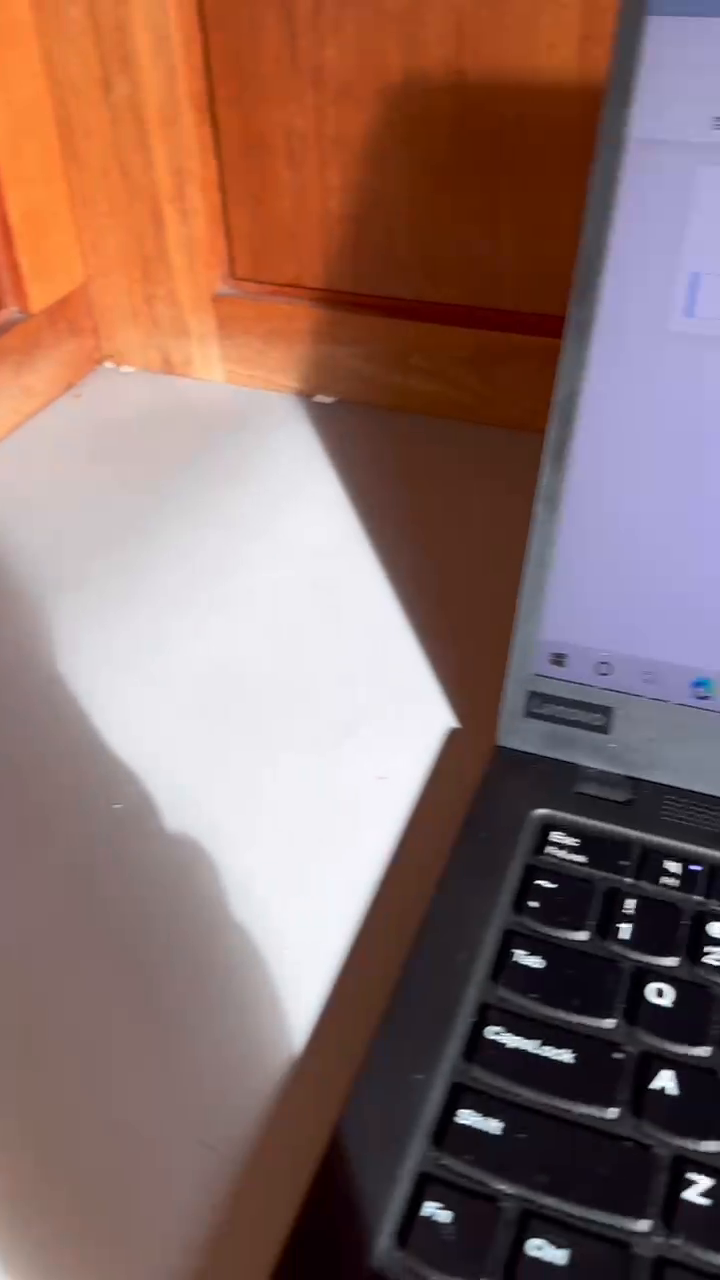
#> input picture frame 9 of test.mp4, 720 x 1280 px, given in place of the camera
$ python localize.py   (older library calls are emulated)
#> lines starting #> are read from the running program, lines starting #| are printed output that depends on the picture; after the words box and inside, x2 and y2 are one past the last pixel; in counts of white or black regions, pixels touching at a corner belong together
#> further down, frame is the input picture: shape (1280, 720, 3); mean B, G, R 104, 109.8, 139.7
import cv2
import argparse

def get_bounding_box(img, threshold=30):
    '''
    get_bounding_box:
		Given the image captured from the camera, return the wide bounding boxes for the three level landmarks.
    Input:
        img         np.ndarray          Image captured from the camera
    Outputs:
        bbox        ((x1, y1),(x2, y2)) Coordinates of the upper-left and lower-right corners of the bounding boxes
        center      (xc, yc) Center of the bounding box
    '''
#> called with threshold = 30
    img_gray = cv2.cvtColor(img, cv2.COLOR_BGR2GRAY)
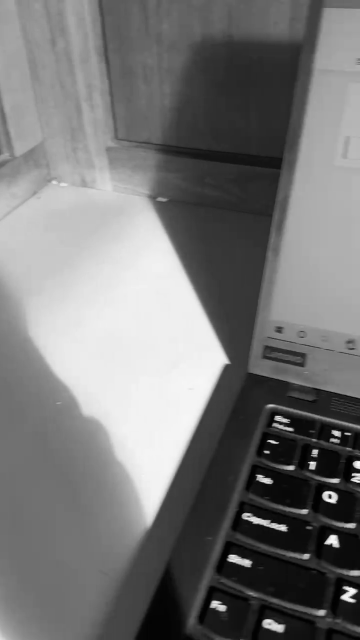
#> img_gray: shape (1280, 720) (shown at 1/2 size); min 0, max 255, mean 118.1
    img_width = img_gray.shape[1]
    cv2.normalize(img_gray, img_gray, 0, 50, cv2.NORM_MINMAX, cv2.CV_8U)
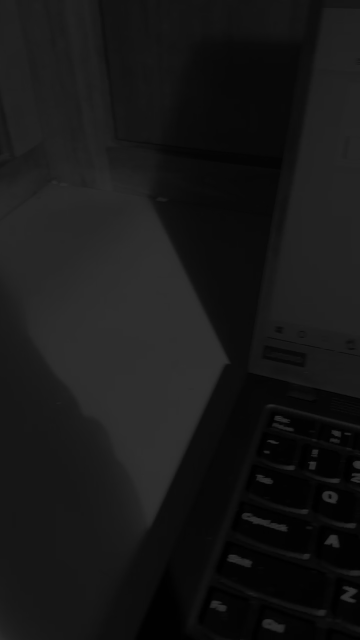
#> img_gray: shape (1280, 720) (shown at 1/2 size); min 0, max 50, mean 23.2
    img_gray = cv2.threshold(img_gray, threshold, 255, cv2.THRESH_BINARY)[1]
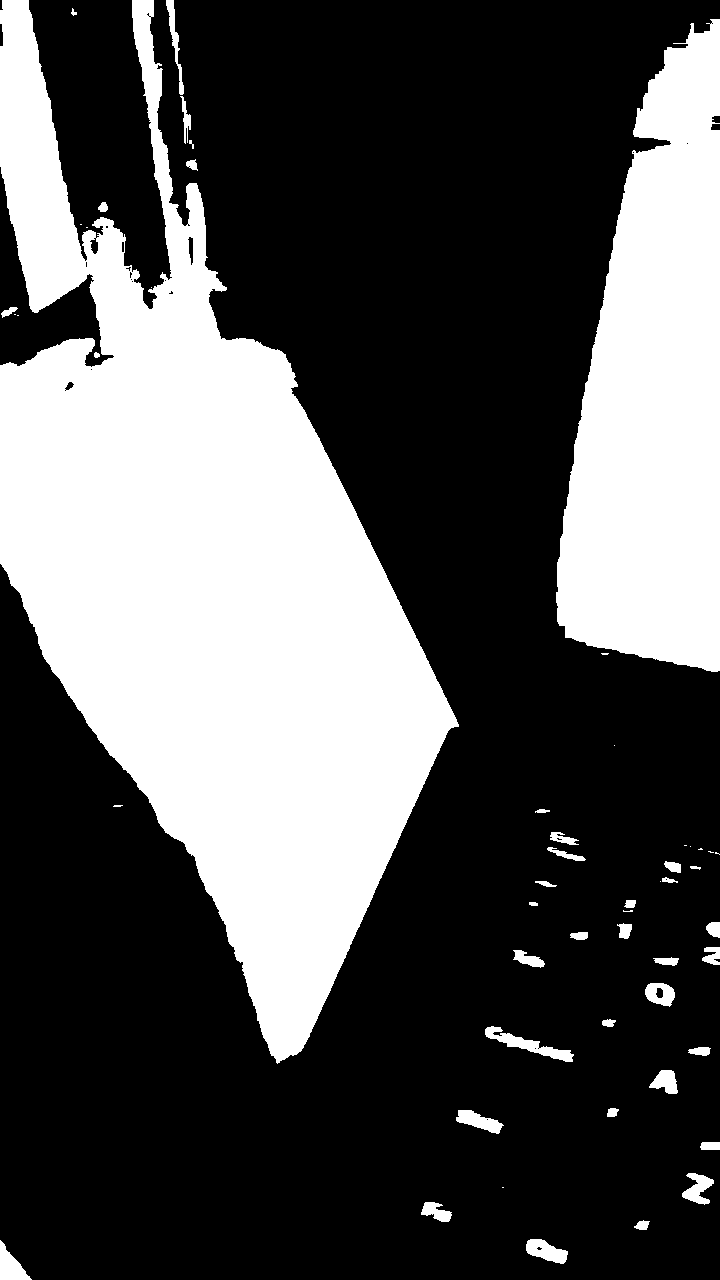
#> img_gray: shape (1280, 720); 33.2% white; 54 white regions (16 under 20 px)
    contours, _ = cv2.findContours(img_gray, cv2.RETR_EXTERNAL, cv2.CHAIN_APPROX_SIMPLE)
#> contours = 54 contours, 20 with area under 20; largest, box (x1, y1, x2, y2) and area: (0, 0, 459, 1064) 221306, (556, 19, 720, 672) 74428, (485, 1026, 574, 1062) 812, (526, 1239, 568, 1264) 594, (0, 1240, 32, 1280) 592
    # Return all wide bounding boxes
    bbox, center = [], []
    if len(contours) > 0:
        boxes = [cv2.boundingRect(c) for c in contours]
#> boxes = 54 items, first 6: (0, 1240, 32, 40), (526, 1239, 42, 25), (634, 1220, 16, 10), (421, 1202, 31, 20), (502, 1187, 2, 1), (682, 1173, 32, 32)
        for box in boxes:
            x, y, w, h = box
            if w > 0.5 * img_width:
                bbox.append(((int(x), int(y)), (int(x+w), int(y+h))))
                center.append((int(x+w/2), int(y+h/2)))
#> this loop made 54 passes
#> after the loop, bbox = [((0, 0), (459, 1064))]; center = [(229, 532)]
    return bbox, center


# [22 lines left out: function localize, not called in this run]

# Test code for finding suitable threshold
if __name__ == '__main__':
    parser = argparse.ArgumentParser(formatter_class=argparse.ArgumentDefaultsHelpFormatter)
    parser.add_argument('--grey-thresh', help='Threshold for gray scale to do the landmark-based(LB)-localization', required=False, type=int, default=30)
    parser.add_argument('--level', type=int, help="number of levels of your fridge", required=False, default=3)
    args = parser.parse_args()
    vid_capture = cv2.VideoCapture(0)
    y_coord = [0 for _ in range(args.level)]
    y_count = [0 for _ in range(args.level)]
    while(vid_capture.isOpened()):
        ret, frame = vid_capture.read()
        if frame is None:
            break
        bbox, center = get_bounding_box(frame, threshold=args.grey_thresh)
#> bbox = [((0, 0), (459, 1064))]; center = [(229, 532)]
        y_center = [center[i][1] for i in range(len(center))]
#> y_center = [532]
        y_center.sort()
        for i in range(len(y_center)):
            y_coord[i] += y_center[i]
            y_count[i] += 1
#> this loop made 1 pass
#> after the loop, y_coord = [532, 0, 0]; y_count = [1, 0, 0]
        for box in bbox:
            frame = cv2.rectangle(frame, box[0], box[1], (0, 0, 255), 5)
#> this loop made 1 pass
#> pass 1, `frame = cv2.rectangle(frame, box[0], box[1], (0, 0, 255), 5)`:
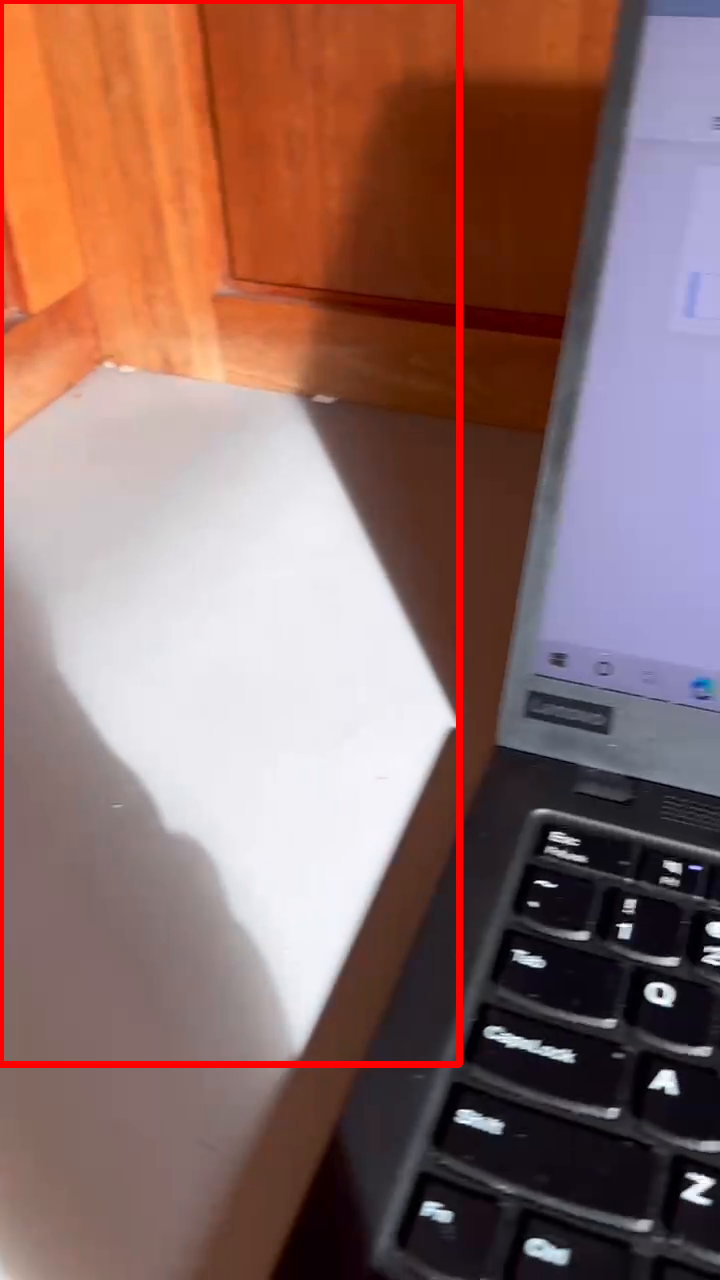
#> frame: shape (1280, 720, 3); 1.81% of pixels changed, all inside (x1, y1, x2, y2) = (0, 0, 463, 1068)
        cv2.imshow('frame', frame)
        if cv2.waitKey(1) & 0xFF == ord('q'):
#> (key q is pressed here)
            break
    vid_capture.release()
    cv2.destroyAllWindows()
#> (the run stopped early here; a loop or call above may not have finished)

$ run again, starting later in the video
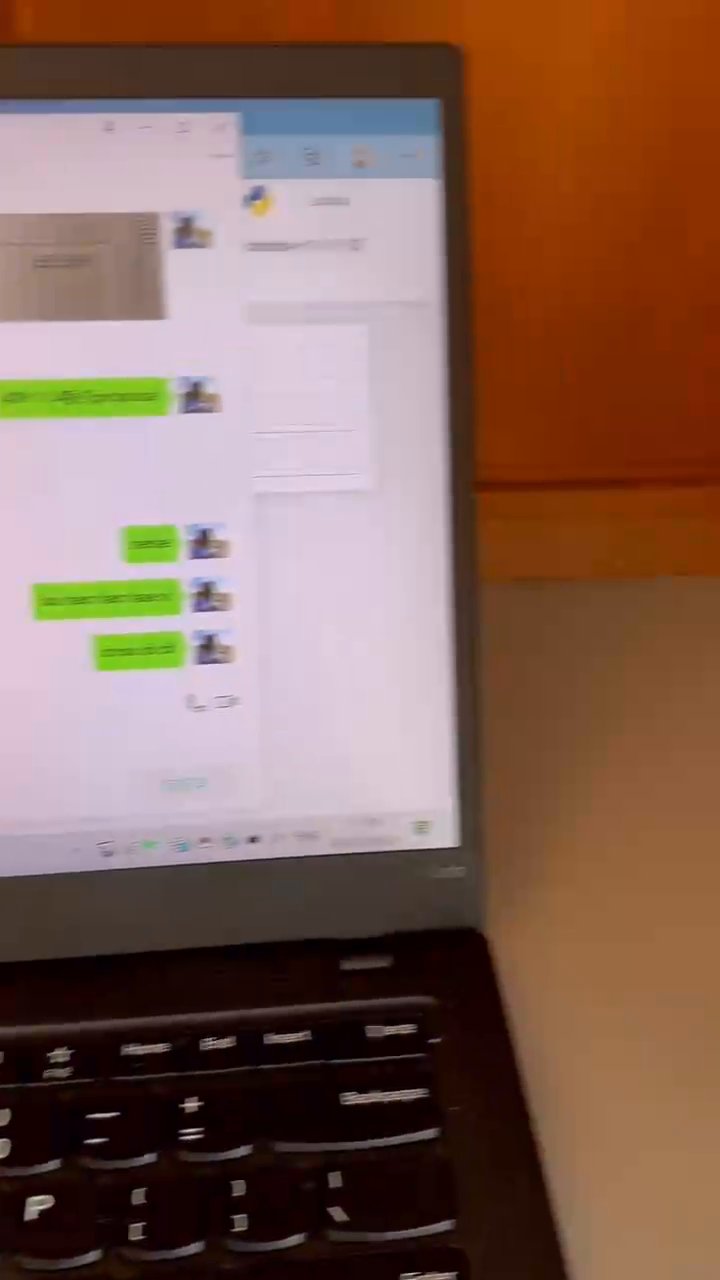
#> input picture frame 43 of test.mp4, 720 x 1280 px, given in place of the camera
#> frame is the input picture: shape (1280, 720, 3); mean B, G, R 87.3, 100.5, 132.2
#> in get_bounding_box, `img_gray = cv2.threshold(img_gray, threshold, 255, cv2.THRESH_BINARY)[1]`:
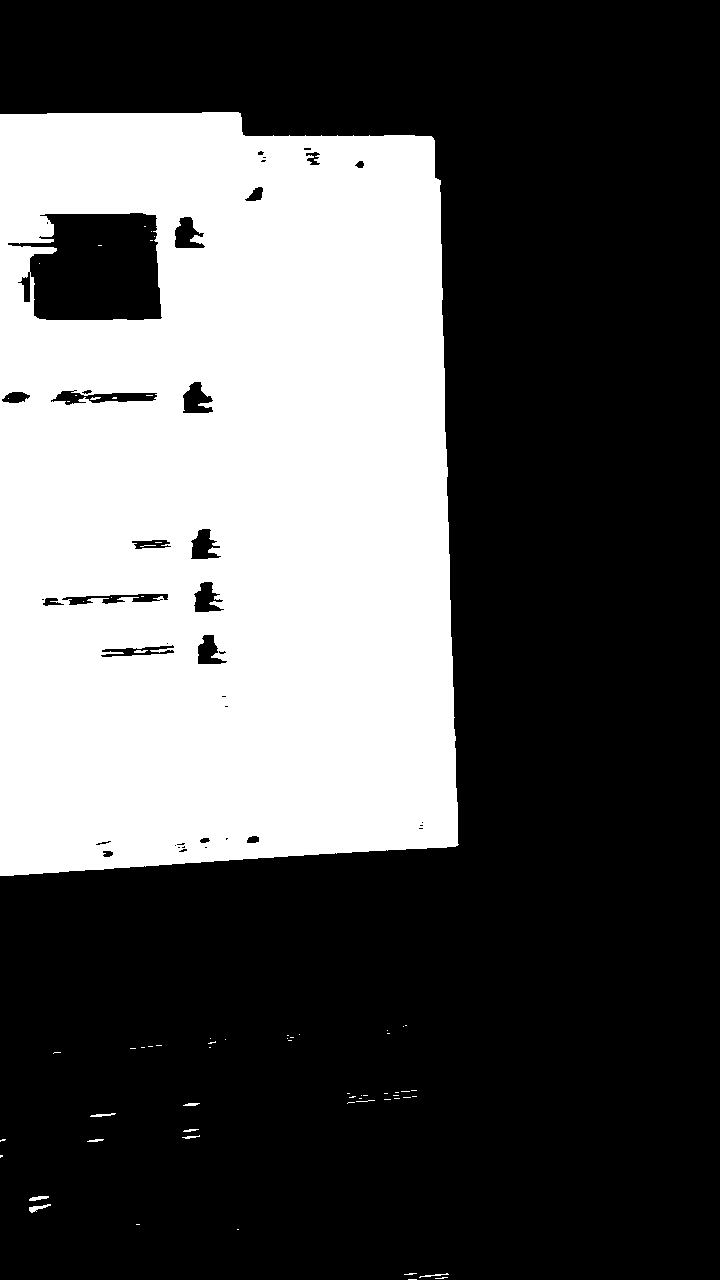
#> img_gray: shape (1280, 720); 33.9% white; 68 white regions (57 under 20 px)
#> contours = 50 contours, 45 with area under 20; largest, box (x1, y1, x2, y2) and area: (0, 112, 459, 876) 329109, (29, 1204, 51, 1213) 57, (29, 1196, 49, 1201) 43, (90, 1113, 116, 1117) 30, (183, 1103, 200, 1106) 21
#> boxes = 50 items, first 6: (408, 1279, 9, 1), (435, 1277, 13, 2), (419, 1273, 30, 5), (404, 1273, 13, 2), (237, 1229, 2, 1), (136, 1224, 4, 1)
#> the loop in get_bounding_box, `for box in boxes:` made 50 passes
#> after the loop in get_bounding_box, `for box in boxes:`: bbox = [((0, 112), (459, 876))]; center = [(229, 494)]
#> `bbox, center = get_bounding_box(frame, threshold=args.grey_thresh)`: bbox = [((0, 112), (459, 876))]; center = [(229, 494)]
#> y_center = [494]
#> the loop `for i in range(len(y_center)):` made 1 pass
#> after the loop `for i in range(len(y_center)):`: y_coord = [494, 0, 0]; y_count = [1, 0, 0]
#> the loop `for box in bbox:` made 1 pass
#> pass 1, `frame = cv2.rectangle(frame, box[0], box[1], (0, 0, 255), 5)`:
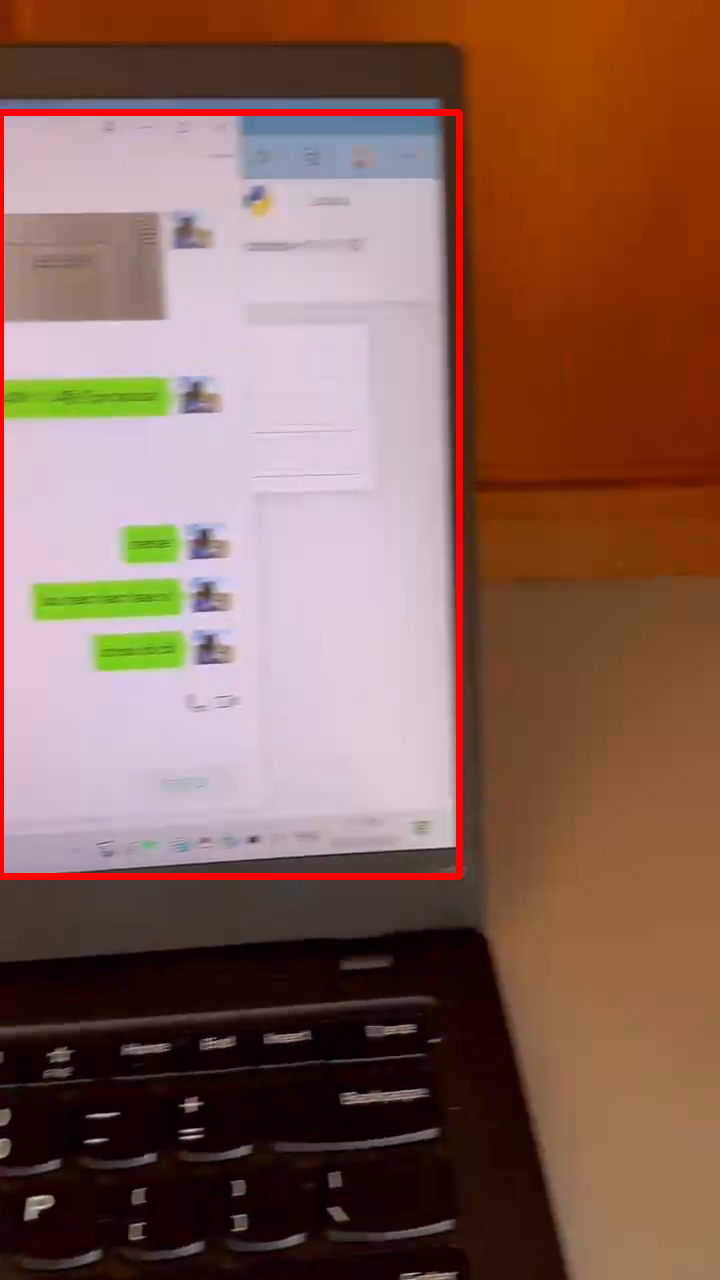
#> frame: shape (1280, 720, 3); 1.61% of pixels changed, all inside (x1, y1, x2, y2) = (0, 109, 463, 880)
